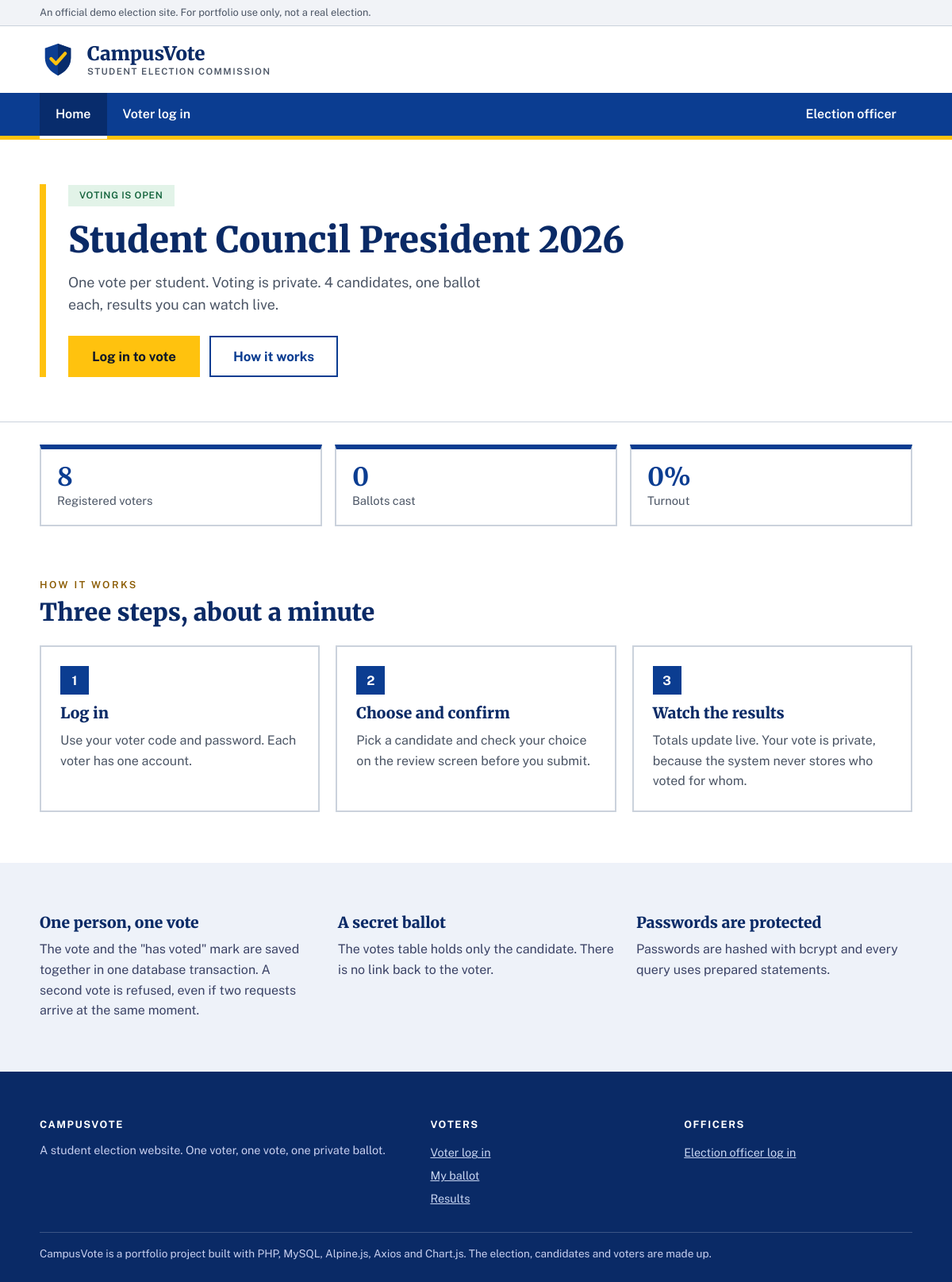
The page / on the database its author committed.
### tables this page shows
CREATE TABLE election (
    id INT PRIMARY KEY,
    title VARCHAR(200) NOT NULL,
    subtitle VARCHAR(250) NOT NULL DEFAULT '',
    is_open TINYINT(1) NOT NULL DEFAULT 1
);

### config.php (called while the page is built, shortened)
<?php
function e($value): string {
    return htmlspecialchars((string) $value, ENT_QUOTES, 'UTF-8');
}
function current_voter(): ?array {
    return $_SESSION['voter'] ?? null;
}
function election(PDO $pdo): array {
    return $pdo->query('SELECT * FROM election WHERE id = 1')->fetch() ?: ['title' => 'Election', 'subtitle' => '', 'is_open' => 0];
}
function turnout(PDO $pdo): array {
    $registered = (int) $pdo->query('SELECT COUNT(*) FROM voters')->fetchColumn();
    $voted = (int) $pdo->query('SELECT COUNT(*) FROM voters WHERE has_voted = 1')->fetchColumn();
    return ['registered' => $registered, 'voted' => $voted, 'pct' => $registered ? (int) round($voted / $registered * 100) : 0];
}

### index.php (the view, shortened to what this page needs)
<?php
require __DIR__ . '/config.php';
$el = election($pdo);
$t = turnout($pdo);
$count = (int) $pdo->query('SELECT COUNT(*) FROM candidates')->fetchColumn();
require __DIR__ . '/includes/header.php';
?>
<section class="hero">
    <div class="wrap hero-inner">
        <span class="status-pill <?= $el['is_open'] ? 'is-open' : 'is-closed' ?>"><?= $el['is_open'] ? 'Voting is open' : 'Voting is closed' ?></span>
        <h1><?= e($el['title']) ?></h1>
        <p class="hero-lead"><?= e($el['subtitle']) ?> <?= $count ?> candidates, one ballot each, results you can watch live.</p>
        <div class="hero-actions">
            <?php if (current_voter()): ?>
                <a href="vote.php" class="btn btn-brass btn-lg"><?= current_voter()['has_voted'] ? 'See my ballot' : 'Go to my ballot' ?></a>
                <a href="results.php" class="btn btn-ghost btn-lg">Live results</a>
            <?php else: ?>
                <a href="login.php" class="btn btn-brass btn-lg">Log in to vote</a>
                <a href="#how" class="btn btn-ghost btn-lg">How it works</a>
            <?php endif; ?>
        </div>
    </div>
</section>
<section class="wrap stats">
    <div class="stat"><strong><?= $t['registered'] ?></strong><span>Registered voters</span></div>
    <div class="stat"><strong><?= $t['voted'] ?></strong><span>Ballots cast</span></div>
    <div class="stat"><strong><?= $t['pct'] ?>%</strong><span>Turnout</span></div>
</section>
<section class="section" id="how">
    <div class="wrap">
        <p class="kicker">How it works</p>
        <h2>Three steps, about a minute</h2>
        <div class="steps">
            <div class="step"><span class="step-num">1</span><h3>Log in</h3><p>Use your voter code and password. Each voter has one account.</p></div>
            <div class="step"><span class="step-num">2</span><h3>Choose and confirm</h3><p>Pick a candidate and check your choice on the review screen before you submit.</p></div>
            <div class="step"><span class="step-num">3</span><h3>Watch the results</h3><p>Totals update live. Your vote is private, because the system never stores who voted for whom.</p></div>
        </div>
    </div>
</section>
<section class="section section-tint">
    <div class="wrap trust">
        <div><h3>One person, one vote</h3><p>The vote and the "has voted" mark are saved together in one database transaction. A second vote is refused, even if two requests arrive at the same moment.</p></div>
        <div><h3>A secret ballot</h3><p>The votes table holds only the candidate. There is no link back to the voter.</p></div>
        <div><h3>Passwords are protected</h3><p>Passwords are hashed with bcrypt and every query uses prepared statements.</p></div>
    </div>
</section>
<?php require __DIR__ . '/includes/footer.php'; ?>

### rows shown on the page
election: title "Student Council President 2026", subtitle "One vote per student. Voting is private."

### other values the page prints
$count "4"
$t['registered'] "8"
$t['voted'] "0"
$t['pct'] "0"
